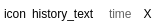
<?xml version="1.0" encoding="UTF-8"?>
<ui version="4.0">
 <class>Form</class>
 <widget class="QWidget" name="Form">
  <property name="geometry">
   <rect>
    <x>0</x>
    <y>0</y>
    <width>161</width>
    <height>23</height>
   </rect>
  </property>
  <property name="palette">
   <palette>
    <active>
     <colorrole role="Base">
      <brush brushstyle="SolidPattern">
       <color alpha="255">
        <red>255</red>
        <green>255</green>
        <blue>255</blue>
       </color>
      </brush>
     </colorrole>
     <colorrole role="Window">
      <brush brushstyle="SolidPattern">
       <color alpha="255">
        <red>255</red>
        <green>255</green>
        <blue>255</blue>
       </color>
      </brush>
     </colorrole>
    </active>
    <inactive>
     <colorrole role="Base">
      <brush brushstyle="SolidPattern">
       <color alpha="255">
        <red>255</red>
        <green>255</green>
        <blue>255</blue>
       </color>
      </brush>
     </colorrole>
     <colorrole role="Window">
      <brush brushstyle="SolidPattern">
       <color alpha="255">
        <red>255</red>
        <green>255</green>
        <blue>255</blue>
       </color>
      </brush>
     </colorrole>
    </inactive>
    <disabled>
     <colorrole role="Base">
      <brush brushstyle="SolidPattern">
       <color alpha="255">
        <red>255</red>
        <green>255</green>
        <blue>255</blue>
       </color>
      </brush>
     </colorrole>
     <colorrole role="Window">
      <brush brushstyle="SolidPattern">
       <color alpha="255">
        <red>255</red>
        <green>255</green>
        <blue>255</blue>
       </color>
      </brush>
     </colorrole>
    </disabled>
   </palette>
  </property>
  <property name="windowTitle">
   <string>浏览历史记录子条目</string>
  </property>
  <property name="styleSheet">
   <string notr="true">QWidget{font-family: &quot;微软雅黑&quot;;}


                QToolButton {
                background-color: transparent;
                border: none;
                border-radius: 6px;
                padding: 1px;
				icon-size: 15px;
                }

                /* 鼠标悬停时：轻微灰色背景 */
                QToolButton:hover {
                background-color: rgba(0, 0, 0, 0.08);
                }

                /* 按下时：更深的背景色，模拟按下效果 */
                QToolButton:pressed {
                background-color: rgba(0, 0, 0, 0.15);
                }

                /* 禁用状态：半透明，显示不可点击 */
                QToolButton:disabled {
                background-color: transparent;
                opacity: 0.4;
                }

                /* 可选：如果按钮有菜单箭头，也可以美化箭头 */
                QToolButton::menu-indicator {
                image: url(:/icons/menu_arrow.png); /* 自定义箭头图标 */
                subcontrol-position: right center;
                subcontrol-origin: padding;
                left: -4px;
                }
            </string>
  </property>
  <layout class="QGridLayout" name="gridLayout">
   <property name="leftMargin">
    <number>4</number>
   </property>
   <property name="topMargin">
    <number>4</number>
   </property>
   <property name="rightMargin">
    <number>4</number>
   </property>
   <property name="bottomMargin">
    <number>4</number>
   </property>
   <item row="0" column="0" rowspan="2">
    <layout class="QHBoxLayout" name="horizontalLayout" stretch="0,1">
     <item>
      <widget class="QLabel" name="label">
       <property name="text">
        <string>icon</string>
       </property>
       <property name="alignment">
        <set>Qt::AlignCenter</set>
       </property>
      </widget>
     </item>
     <item>
      <widget class="QLabel" name="label_2">
       <property name="text">
        <string>history_text</string>
       </property>
      </widget>
     </item>
    </layout>
   </item>
   <item row="0" column="1" rowspan="2">
    <layout class="QHBoxLayout" name="horizontalLayout_2">
     <item>
      <widget class="QLabel" name="label_3">
       <property name="styleSheet">
        <string notr="true">QLabel{
	color: rgb(100,100,100);
}
</string>
       </property>
       <property name="text">
        <string>time</string>
       </property>
      </widget>
     </item>
     <item>
      <widget class="QToolButton" name="toolButton_3">
       <property name="toolTip">
        <string>&lt;html&gt;&lt;head/&gt;&lt;body&gt;&lt;p&gt;刷新&lt;/p&gt;&lt;/body&gt;&lt;/html&gt;</string>
       </property>
       <property name="text">
        <string>X</string>
       </property>
      </widget>
     </item>
    </layout>
   </item>
  </layout>
 </widget>
 <resources/>
 <connections/>
</ui>
